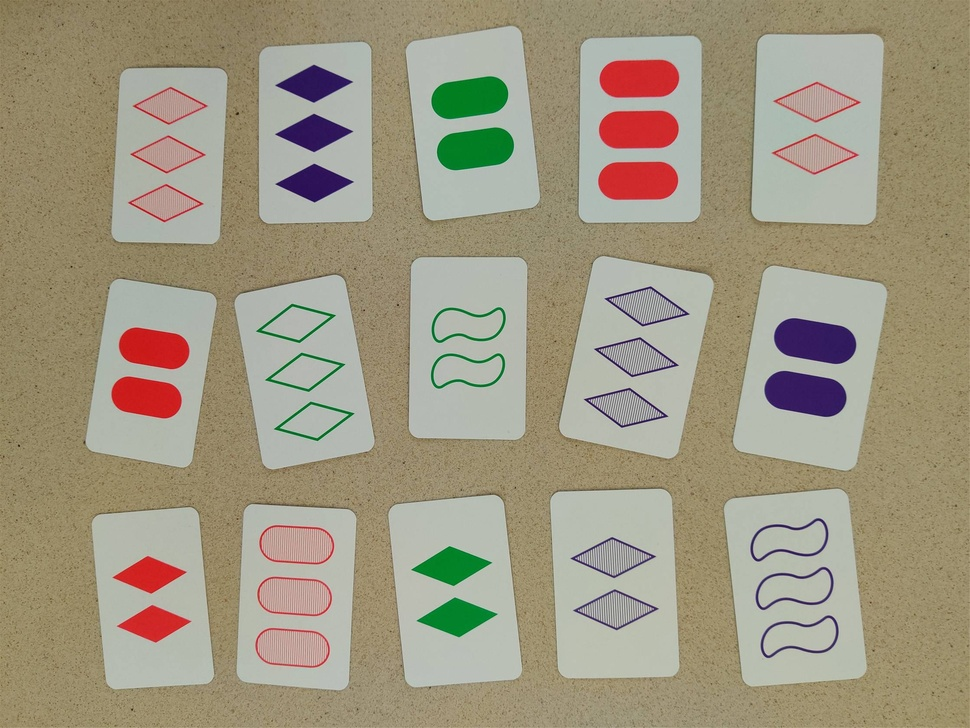
#> input picture cards/card1.jpg, 970 x 728 px, shrunk from 2237 x 1678 before the run
$ jupyter execute part2.ipynb
#> lines starting #> are read from the running program, lines starting #| are printed output that depends on the picture; after the words box and inside, x2 and y2 are one past the last pixel; in counts of white or black regions, pixels touching at a corner belong together
[cell 1]
import cv2
import numpy as np
import matplotlib.pyplot as plt

[cell 2]
# Create Mask of contours
img = cv2.imread('cards/card1.jpg')
#> img is the input picture: shape (728, 970, 3); mean B, G, R 129.3, 151.1, 159.3
noiselessIMG = cv2.fastNlMeansDenoisingColored(img,None,20,20,7,21)
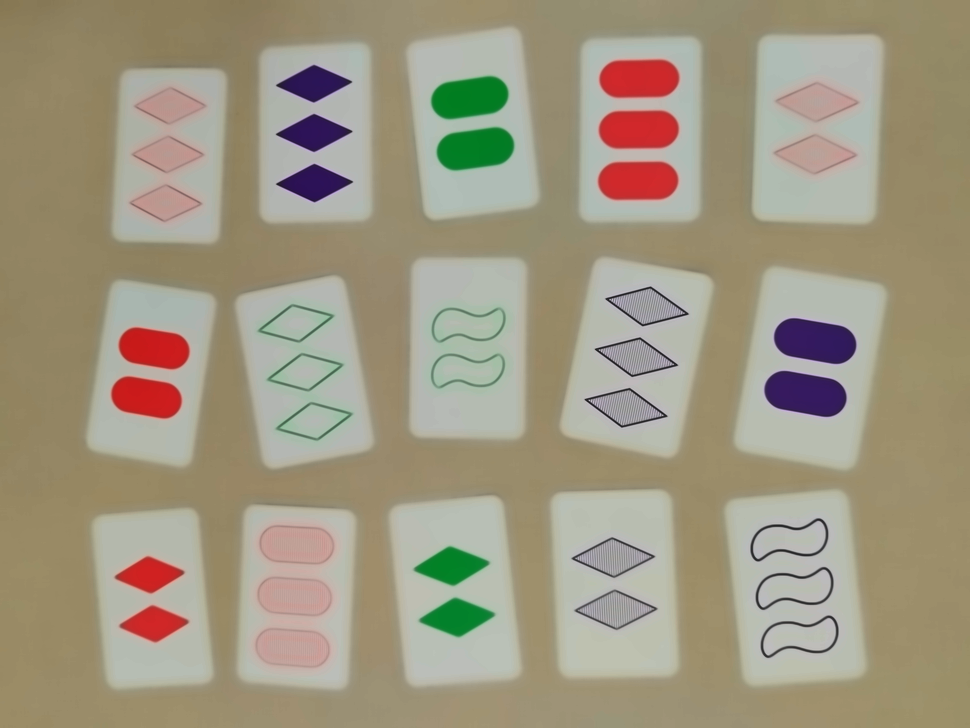
#> noiselessIMG: shape (728, 970, 3); mean B, G, R 128.9, 150.9, 159.5
gray = cv2.cvtColor(noiselessIMG, cv2.COLOR_BGR2GRAY)
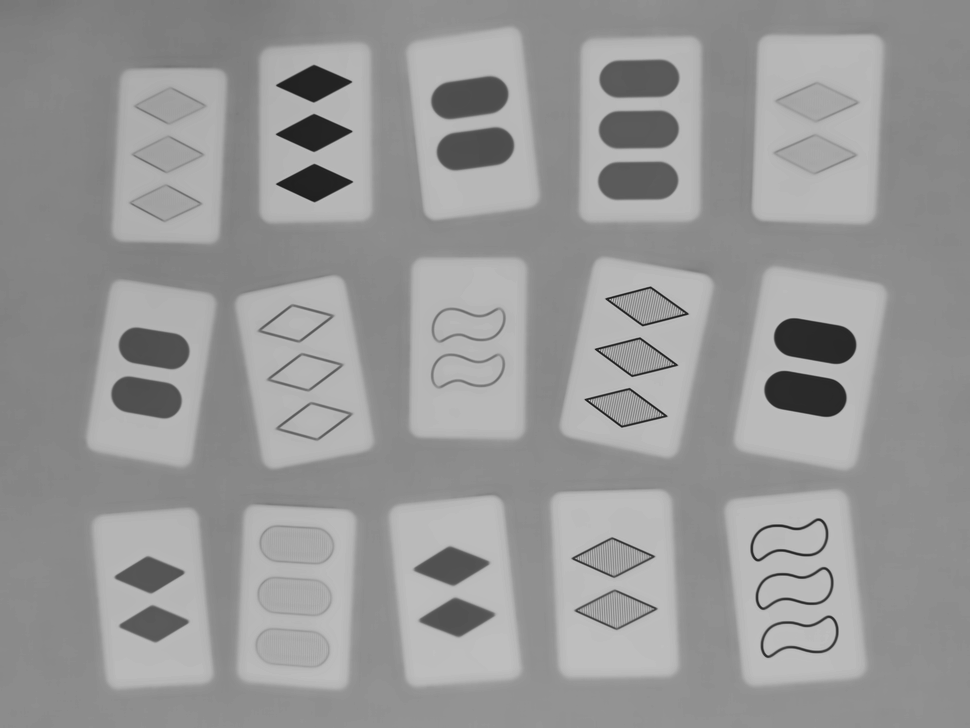
#> gray: shape (728, 970); min 22, max 194, mean 150.9

#reduse noise
noiselessIMG=cv2.GaussianBlur(noiselessIMG,(3,3),100)

#convert to hsv
hsv = cv2.cvtColor(noiselessIMG, cv2.COLOR_BGR2RGB)

#image after hsv and denoising function
plt.imshow(hsv)
plt.show()

# Convert to grayscale
gray = cv2.cvtColor(noiselessIMG, cv2.COLOR_BGR2GRAY)

# Apply one shot filter
canny = cv2.Canny(gray, 2, 80)
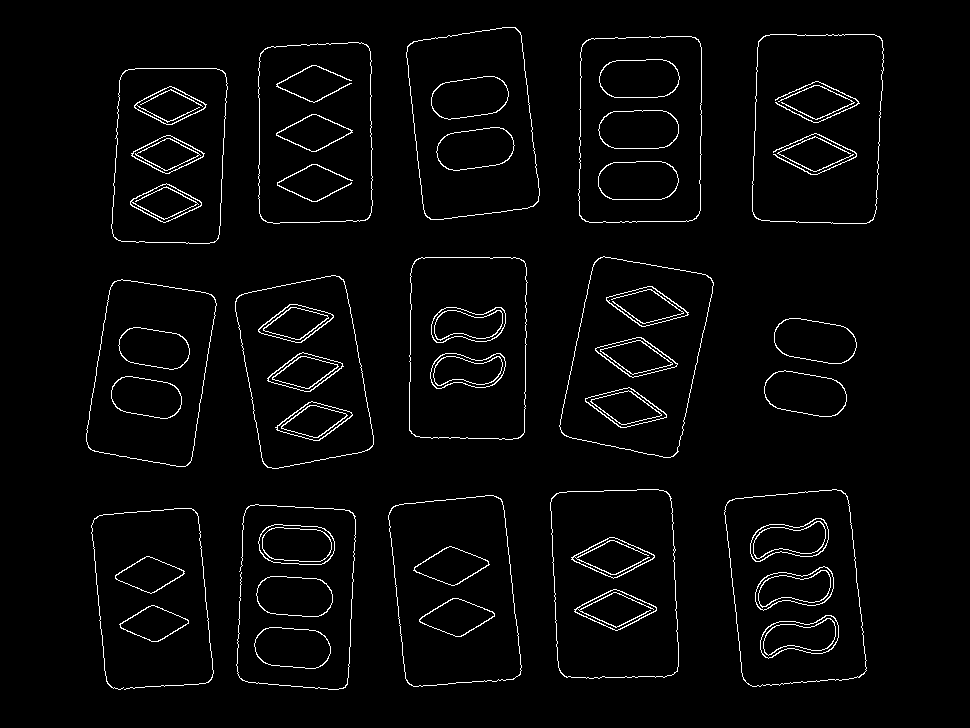
#> canny: shape (728, 970); 2.8% white in thin lines or dots, all inside (x1, y1, x2, y2) = (86, 27, 884, 690)

# Show image after noise reduction and gray scale conversion
plt.imshow(canny, cmap='gray')
plt.show()

# Apply detection
contours, hierarchy = cv2.findContours(canny, cv2.RETR_EXTERNAL, cv2.CHAIN_APPROX_NONE)
#> contours = 21 contours, 2 with area under 20; largest, box (x1, y1, x2, y2) and area: (724, 489, 867, 687) 23333, (752, 34, 884, 224) 23271, (559, 256, 714, 458) 22434, (550, 489, 679, 679) 22412, (578, 36, 702, 223) 22131

#draw contours on the original image
cv2.drawContours(noiselessIMG, contours,-1, 255, 20)
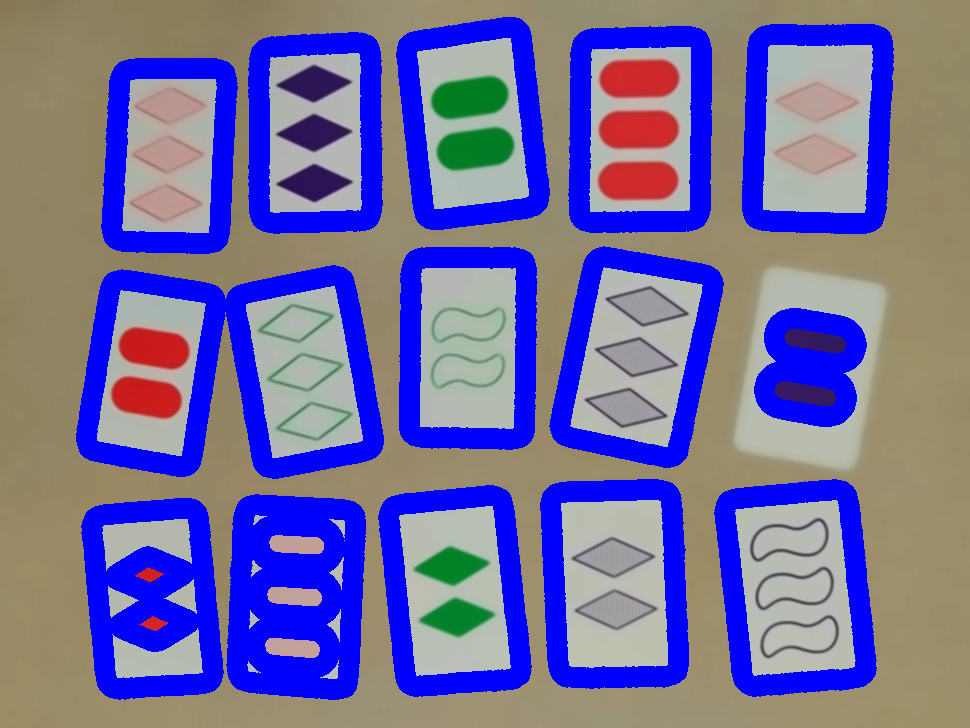
#> noiselessIMG: shape (728, 970, 3); mean B, G, R 160.5, 107.9, 114.5

plt.imshow(noiselessIMG)
plt.show()

# Create masks
for contour in contours:
    # Create empty mask
    mask = np.zeros(noiselessIMG.shape[:2], np.uint8)
    # Draw contour on mask
    cv2.drawContours(mask, [contour],-1, 255, -1)
    # Show mask
    plt.imshow(mask, cmap='gray')
    plt.show()
    # Apply mask to image
    masked = cv2.bitwise_and(noiselessIMG, noiselessIMG, mask=mask)
    # Show image
    plt.imshow(masked)
    plt.show()
#> this loop made 21 passes
#> pass 1, `plt.show()`:
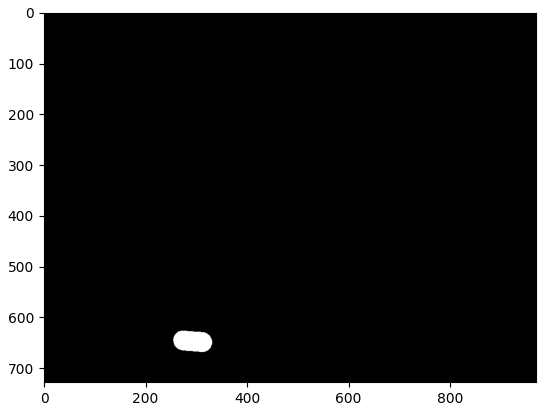
#> figure drawn by matplotlib, 1 panel
#> pass 1, `masked = cv2.bitwise_and(noiselessIMG, noiselessIMG, mask=mask)`:
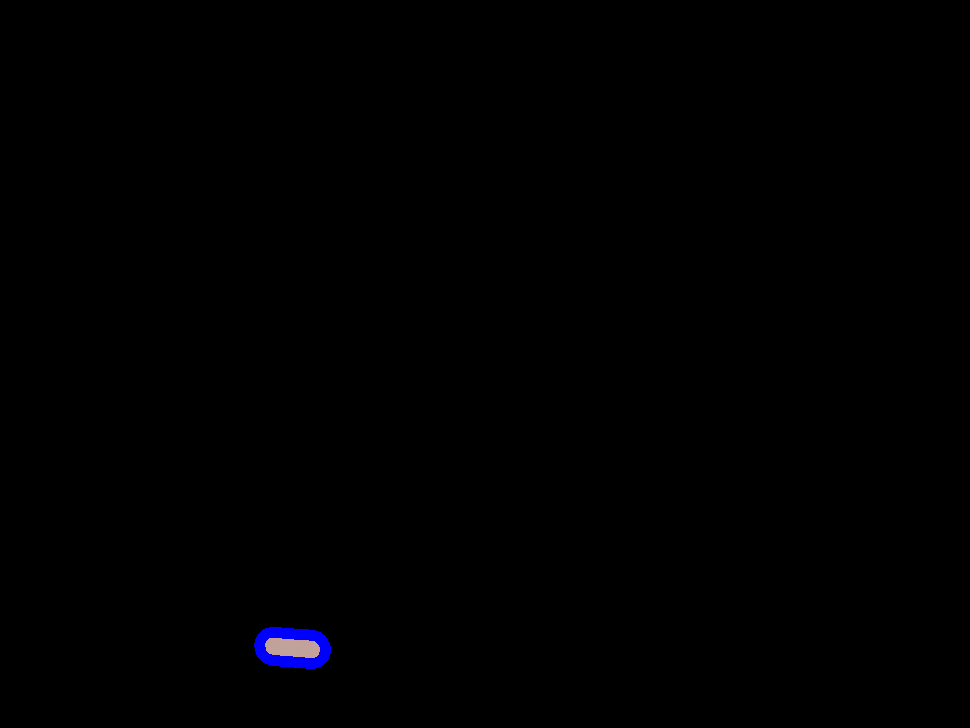
#> masked: shape (728, 970, 3); mean B, G, R 0.8, 0.2, 0.2
#> after the loop:
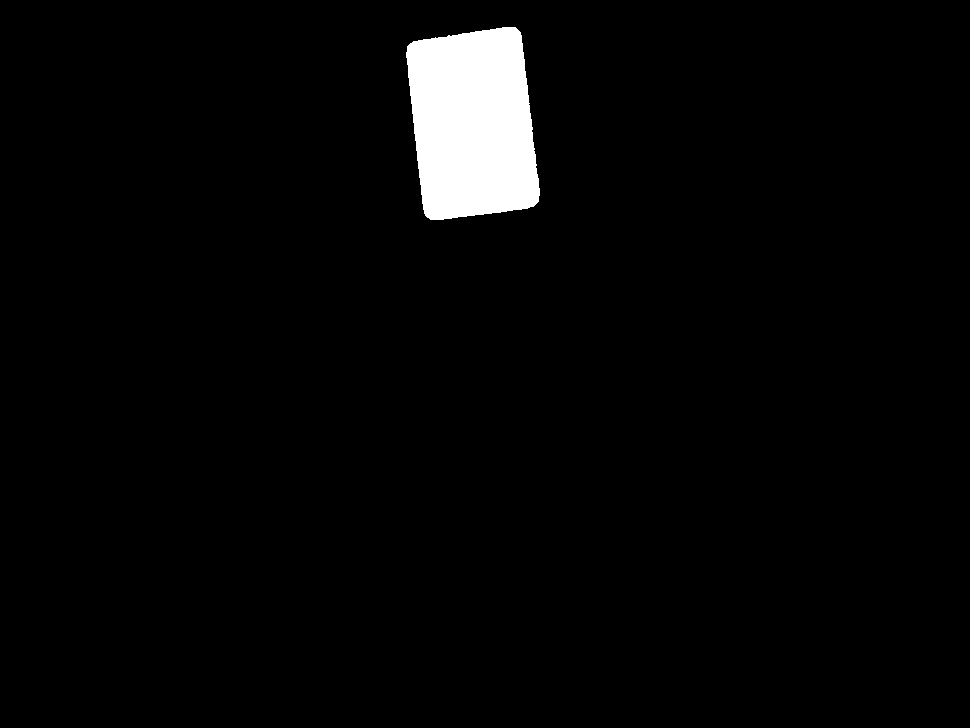
#> mask: shape (728, 970); 3% white; 1 white region, box (x1, y1, x2, y2) and area: (406, 27, 540, 220) 21242
